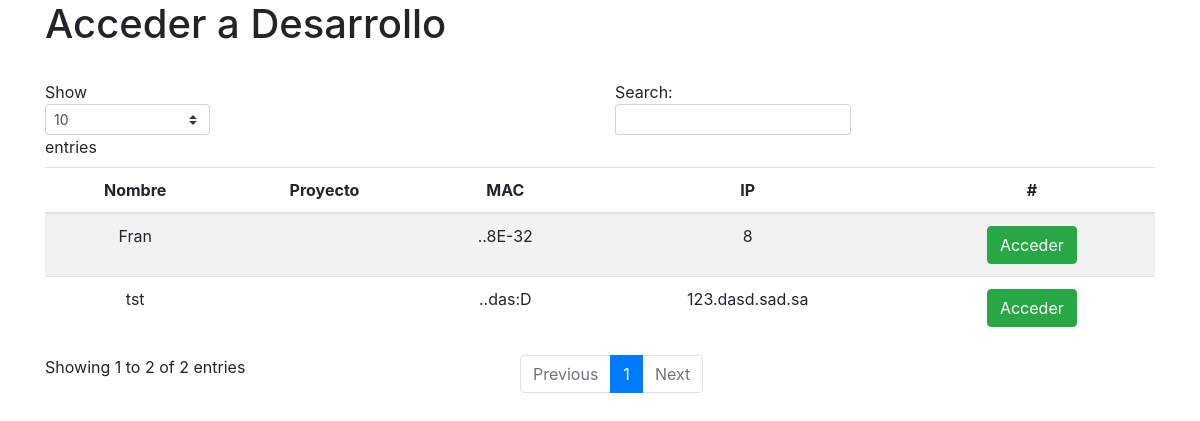
The app's page /, older data.
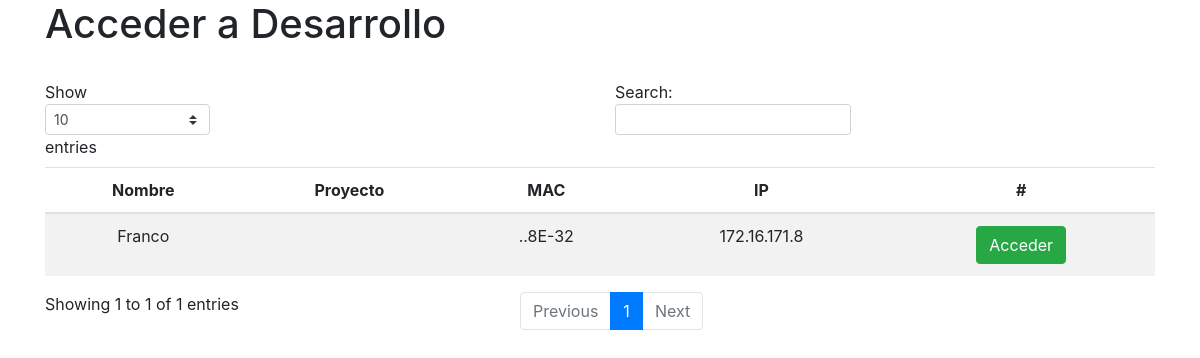
The same page, newer data.
### cidsipApp/models.py (models this page shows, shortened)
class Computadora(models.Model):
	nombre = models.CharField(max_length=50)
	mac = models.CharField(max_length=50)
	ip = models.CharField(max_length=50)
	proyecto = models.ForeignKey(Proyecto, on_delete = models.CASCADE, blank = True)

### cidsipApp/views.py (the view)
# urls.py: path('', views.index_view, name = 'index'),
def index_view(request):
    context = {"computadoras":Computadora.objects.all()}
    return render(request, "cidsip/index.html", context)

### cidsipApp/templates/cidsip/index.html (shortened to what this page needs)
<html>
	<head>
		<link rel="stylesheet" href="https://stackpath.bootstrapcdn.com/bootstrap/4.3.1/css/bootstrap.min.css">
	</head>
	<body>
		<div class="container">
			<h1>Acceder a Desarrollo</h1>
			<br>
			<table class="table table-striped" id="tablita">
				<thead>
					<tr>
						<th>Nombre</th>
						<th>Proyecto</th>
						<th>MAC</th>
						<th>IP</th>
						<th>#</th>
					</tr>
				</thead>
				<tbody>
					{% for compu in computadoras%}
					<tr>
						<td>{{ compu.nombre }}</td>
						<td>{{ compu.proyecto.nombre }}</td>
						<td>..{{ compu.mac|slice:"12:17" }}</td>
						<td>{{ compu.ip }}</td>
						<td><a class="btn btn-success" href="http://{{ compu.ip }}:3000/sge-web/#!/" target="_blank">Acceder</a></td>
					</tr>
					{% endfor %}
				</tbody>
			</table>
		</div>
	</body>
</html>

### cidsipApp/templates/cidsip/index.html (style rules this page uses)
td { padding: 15px; }
th { text-align: center; }
td { text-align: center; }

Row changes from the older to the newer data that the page shows:
removed Computadora: nombre "tst", mac "das:D", ip "123.dasd.sad.sa"
changed Computadora: nombre "Fran" → "Franco"; ip "8" → "172.16.171.8"
Text that changed along with them:
text written by a page script: "Show entries Search: Showing 1 to 2 of 2 entries Previous 1 Next" → "Show entries Search: Showing 1 to 1 of 1 entries Previous 1 Next"
